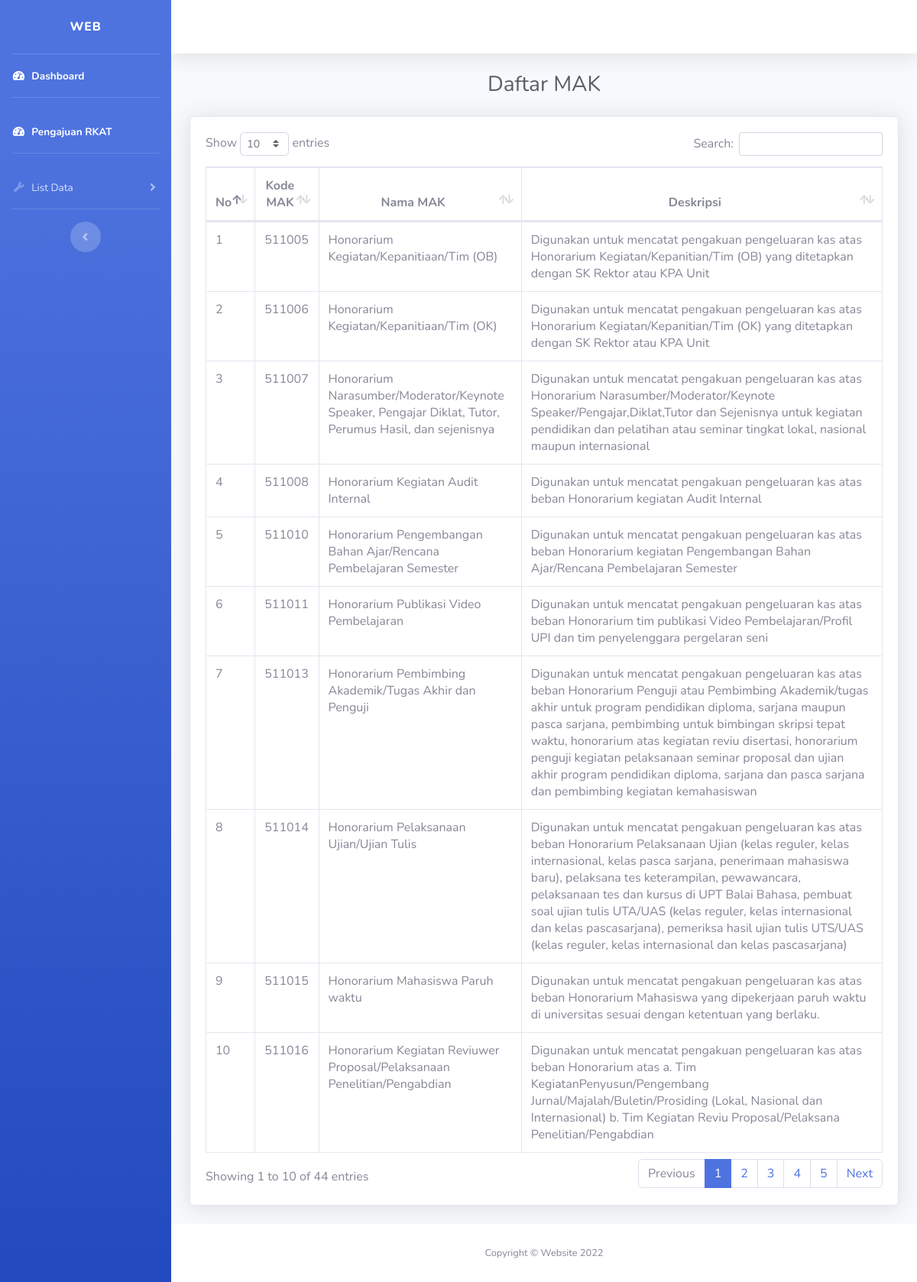
Page /mak.php on the committed database.
### tables this page shows
CREATE TABLE `mak` (
  `kode_mak` varchar(255) NOT NULL,
  `nama_mak` varchar(255) NOT NULL,
  `deskripsi` text DEFAULT NULL
);

### mak.php (the view, shortened to what this page needs)
<?php
    include('config.php');
    $query = 'SELECT kode_mak, nama_mak, deskripsi FROM mak;';
    $result = mysqli_query($conn, $query);
?>
<html>
<head>
    <link href="vendor/fontawesome-free/css/all.min.css" rel="stylesheet" type="text/css">
    <link href="css/sb-admin-2.min.css" rel="stylesheet">
    <link href="vendor/datatables/dataTables.bootstrap4.min.css" rel="stylesheet">
</head>
<body id="page-top">
    <div id="wrapper">
        <ul class="navbar-nav bg-gradient-primary sidebar sidebar-dark accordion" id="accordionSidebar">
            <a class="sidebar-brand d-flex align-items-center justify-content-center" href="index.php">
                <div class="sidebar-brand-text mx-3">Web</div>
            </a>
            <hr class="sidebar-divider my-0">
            <li class="nav-item active">
                <a class="nav-link" href="index.php">
                    <i class="fas fa-fw fa-tachometer-alt"></i>
                    <span>Dashboard</span></a>
            </li>
            <hr class="sidebar-divider">
            <li class="nav-item active">
                <a class="nav-link" href="rkat.php">
                    <i class="fas fa-fw fa-tachometer-alt"></i>
                    <span>Pengajuan RKAT</span></a>
            </li>
            <hr class="sidebar-divider">
            <li class="nav-item">
                <a class="nav-link collapsed" href="#" data-toggle="collapse" data-target="#collapseUtilities"
                    aria-expanded="true" aria-controls="collapseUtilities">
                    <i class="fas fa-fw fa-wrench"></i>
                    <span>List Data</span>
                </a>
            </li>
            <hr class="sidebar-divider d-none d-md-block">
            <div class="text-center d-none d-md-inline">
                <button class="rounded-circle border-0" id="sidebarToggle"></button>
            </div>
        </ul>
        <div id="content-wrapper" class="d-flex flex-column">
            <div id="content">
                <nav class="navbar navbar-expand navbar-light bg-white topbar mb-4 static-top shadow">
                </nav>
                <div class="container-fluid">
                    <div class="d-sm-flex align-items-center justify-content-center mb-4">
                        <h1 class="h3 mb-0 text-gray-800">Daftar MAK</h1>
                    </div>
                    <div class="card shadow mb-4">
                        <div class="card-body">
                            <div class="table-responsive">
                                <table class="table table-bordered" id="dataTable" width="100%" cellspacing="0">
                                    <thead class="text-center">
                                        <tr>
                                            <th>No</th>
                                            <th>Kode MAK</th>
                                            <th>Nama MAK</th>
                                            <th>Deskripsi</th>
                                        </tr>
                                    </thead>
                                    <tbody>
                                    <?php
                                            $no = 1;
                                            while($row = mysqli_fetch_array($result, MYSQLI_ASSOC)){
                                                echo "<tr>
                                                    <td>{$no}</td>
                                                    <td>{$row['kode_mak']}</td>
                                                    <td>{$row['nama_mak']}</td>
                                                    <td>{$row['deskripsi']}</td>
                                                    </tr>";
                                                $no++;
                                            }
                                        ?>
                                    </tbody>
                                </table>
                            </div>
                        </div>
                    </div>
                </div>
            </div>
            <footer class="sticky-footer bg-white">
                <div class="container my-auto">
                    <div class="copyright text-center my-auto">
                        <span>Copyright &copy; Website 2022</span>
                    </div>
                </div>
            </footer>
        </div>
    </div>
</body>
</html>

### rows in the picture
mak: kode_mak "511005", nama_mak "Honorarium Kegiatan/Kepanitiaan/Tim (OB)", deskripsi "Digunakan untuk mencatat pengakuan pengeluaran kas atas Honorarium Kegiatan/Kepanitian/Tim (OB) yang ditetapkan dengan SK Rektor atau KPA Unit"
mak: kode_mak "511006", nama_mak "Honorarium Kegiatan/Kepanitiaan/Tim (OK)", deskripsi "Digunakan untuk mencatat pengakuan pengeluaran kas atas Honorarium Kegiatan/Kepanitian/Tim (OK) yang ditetapkan dengan SK Rektor atau KPA Unit"
mak: kode_mak "511007", nama_mak "Honorarium Narasumber/Moderator/Keynote Speaker, Pengajar Diklat, Tutor, Perumus Hasil, dan sejenisnya", deskripsi "Digunakan untuk mencatat pengakuan pengeluaran kas atas Honorarium Narasumber/Moderator/Keynote Speaker/Pengajar,Diklat,Tutor dan Sejenisnya untuk kegiatan pendidikan dan pelatihan atau seminar tingkat lokal, nasional maupun internasional"
mak: kode_mak "511008", nama_mak "Honorarium Kegiatan Audit Internal", deskripsi "Digunakan untuk mencatat pengakuan pengeluaran kas atas beban Honorarium kegiatan Audit Internal"
mak: kode_mak "511010", nama_mak "Honorarium Pengembangan Bahan Ajar/Rencana Pembelajaran Semester", deskripsi "Digunakan untuk mencatat pengakuan pengeluaran kas atas beban Honorarium kegiatan Pengembangan Bahan Ajar/Rencana Pembelajaran Semester"
mak: kode_mak "511011", nama_mak "Honorarium Publikasi Video Pembelajaran", deskripsi "Digunakan untuk mencatat pengakuan pengeluaran kas atas beban Honorarium tim publikasi Video Pembelajaran/Profil UPI dan tim penyelenggara pergelaran seni"
mak: kode_mak "511013", nama_mak "Honorarium Pembimbing Akademik/Tugas Akhir dan Penguji", deskripsi "Digunakan untuk mencatat pengakuan pengeluaran kas atas beban Honorarium Penguji atau Pembimbing Akademik/tugas akhir untuk program pendidikan diploma, sarjana maupun pasca sarjana, pembimbing untuk bimbingan skripsi tepat waktu, honorarium atas kegiatan reviu disertasi, honorarium penguji kegiatan pelaksanaan seminar proposal dan ujian akhir program pendidikan diploma, sarjana dan pasca sarjana dan pembimbing kegiatan kemahasiswan"
mak: kode_mak "511014", nama_mak "Honorarium Pelaksanaan Ujian/Ujian Tulis", deskripsi "Digunakan untuk mencatat pengakuan pengeluaran kas atas beban Honorarium Pelaksanaan Ujian (kelas reguler, kelas internasional, kelas pasca sarjana, penerimaan mahasiswa baru), pelaksana tes keterampilan, pewawancara, pelaksanaan tes dan kursus di UPT Balai Bahasa, pembuat soal ujian tulis UTA/UAS (kelas reguler, kelas internasional dan kelas pascasarjana), pemeriksa hasil ujian tulis UTS/UAS (kelas reguler, kelas internasional dan kelas pascasarjana)"
mak: kode_mak "511015", nama_mak "Honorarium Mahasiswa Paruh waktu", deskripsi "Digunakan untuk mencatat pengakuan pengeluaran kas atas beban Honorarium Mahasiswa yang dipekerjaan paruh waktu di universitas sesuai dengan ketentuan yang berlaku."
mak: kode_mak "511016", nama_mak "Honorarium Kegiatan Reviuwer Proposal/Pelaksanaan Penelitian/Pengabdian", deskripsi "Digunakan untuk mencatat pengakuan pengeluaran kas atas beban Honorarium atas a. Tim KegiatanPenyusun/Pengembang Jurnal/Majalah/Buletin/Prosiding (Lokal, Nasional dan Internasional) b. Tim Kegiatan Reviu Proposal/Pelaksana Penelitian/Pengabdian"
